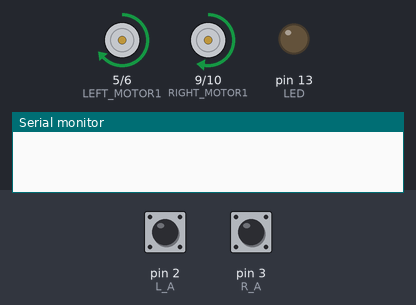
Recording of a sketch running on a simulated Arduino Uno, built with avr-gcc and run on an emulated ATmega328P. Parts: motor-driver pin pairs drawn as motors (green arrow = first pin HIGH = forward, orange = second pin HIGH = backward, longer = more drive), output pins drawn as LEDs (lit = HIGH), the last lines printed to the serial monitor. The inputs (shaded band) are chosen by the test bench; at power-on: pin 2 (L_A) HIGH, pin 3 (R_A) HIGH.

Above: at 0.05 s.
At 0.46 s:
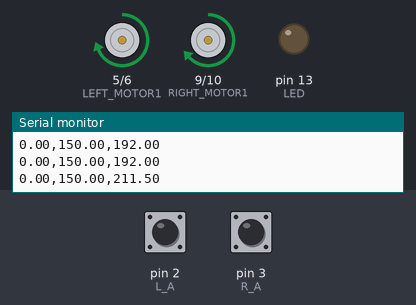
At 0.9 s:
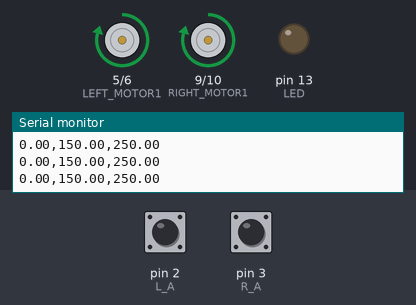
Timing chart, 0 to 2.4 s (numbered marks = the images above):
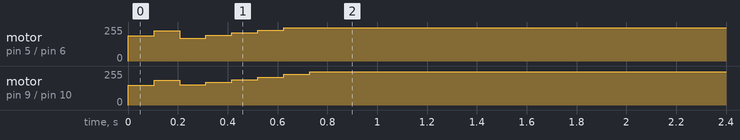

The sketch:

maze2.ino
```cpp
/*
  Differential drive with:
  - moveForward(mm), moveReverse(mm), turnCCW(deg), turnCW(deg), stopNow()
  - square demo: 300mm square at startup
  - anti-buzz end behavior: "done latch" with hysteresis + reduced min PWM near target
  Serial (optional):
    F <mm>
    T <deg>
    S
*/
#include <Arduino.h>
#include <PID_v1.h>
// ----- Pins -----
const uint8_t L_A = 2, L_B = 12; // left encoder A and B pins. A is the only one connected to the interrupt because uno only has 2 interrupt pins
const uint8_t R_A = 3, R_B = 11; // right encoder A and B pins. A is connected to interrupt pin 3.
#define LEFT_MOTOR1  5
#define LEFT_MOTOR2  6
#define RIGHT_MOTOR1 9
#define RIGHT_MOTOR2 10
#define KILL_WIRE 8 // not used anymore
#define LED 13 // builtin LED on arduino that can be used for debugging
// ----- Encoder counts -----
volatile long leftCount  = 0; // signed total encoder counts used to calculate distance traveled of the left wheel
volatile long rightCount = 0; // signed total encoder counts used to calculate distance traveled of the right wheel
// ----- Mechanics/encoder constants -----
const float WHEEL_RADIUS_MM = 120.0f; // radius in mm of the black side wheels
const float GEAR_RATIO = 30.0f;       // gear ratio is 30:1 so the motor/encoder spins 30 times for every 1 revolution of the wheel
const float COUNTS_PER_MOTOR_REV = 64.0f; // encoder pattern repeats 64 times per motor revolution
const float COUNTS_PER_OUTPUT_REV = COUNTS_PER_MOTOR_REV * GEAR_RATIO; // 1920 frequency for the grays encoding of the wheels
const float WHEEL_CIRCUM_MM = 2.0f * PI * WHEEL_RADIUS_MM; // circumference of the black side wheels needed to find distance traveled
const float MM_PER_COUNT = WHEEL_CIRCUM_MM / COUNTS_PER_OUTPUT_REV; // mm traveled of the wheel per encoder count
// ----- Robot geometry -----
const float ROBOT_RADIUS_MM = 100.2375f;          // center to wheel radius. Used to do point turns
const double MAX_SPEED = 2500;
const double BASE_POWER = 30;
const int PWM_MAX = 150; // max speed. 255 is very fast
const int PWM_MIN  = 60; // min speed. Going below this will make the motors stall
double kp = 0.36;
double ki = 1.3;
double kd = 0.07;

double lkp = 0.5;
double lki = 1.3;
double lkd = 0.07;

// ----- Moving Average Filter -----
const int MA_WINDOW_SIZE = 10;  // number of samples to average (adjust as needed: 3-10 typical)
double left_velocity_history[MA_WINDOW_SIZE];   // circular buffer for left velocity
double right_velocity_history[MA_WINDOW_SIZE];  // circular buffer for right velocity
int ma_index = 0;              // current index in circular buffer
bool ma_buffer_filled = false; // tracks if buffer has been filled at least once

// current velocity for the left wheel in mm/s (filtered)
double left_current_velocity_mm = 0.0;
// current velocity for the right wheel in mm/s (filtered)
double right_current_velocity_mm = 0.0;
// raw (unfiltered) velocity readings
double left_raw_velocity_mm = 0.0;
double right_raw_velocity_mm = 0.0;

double left_pid_out = 0.0;
double right_pid_out = 0.0;
// target velocity for the left wheel in mm/s
double left_target_velocity_mm = 300.0;
// targte velocity for the right wheel in mm/s
double right_target_velocity_mm = 300.0;

double distance_traveled = 0;

PID  leftPID(&left_current_velocity_mm,  &left_pid_out,  &left_target_velocity_mm,  lkp, lki, lkd, DIRECT);
PID rightPID(&right_current_velocity_mm, &right_pid_out, &right_target_velocity_mm, kp, ki, kd, DIRECT);

// ----- Moving Average Function -----
void updateMovingAverage(double left_raw, double right_raw) {
  // Store new values in circular buffer
  left_velocity_history[ma_index] = left_raw;
  right_velocity_history[ma_index] = right_raw;

  // Advance index (wrap around)
  ma_index = (ma_index + 1) % MA_WINDOW_SIZE;

  // Check if buffer is filled
  if (ma_index == 0) {
    ma_buffer_filled = true;
  }

  // Calculate number of samples to average
  int samples = ma_buffer_filled ? MA_WINDOW_SIZE : ma_index;
  if (samples == 0) samples = 1; // prevent division by zero on first call

  // Calculate averages
  double left_sum = 0.0;
  double right_sum = 0.0;
  for (int i = 0; i < samples; i++) {
    left_sum += left_velocity_history[i];
    right_sum += right_velocity_history[i];
  }

  left_current_velocity_mm = left_sum / samples;
  right_current_velocity_mm = right_sum / samples;
}

void initMovingAverage() {
  for (int i = 0; i < MA_WINDOW_SIZE; i++) {
    left_velocity_history[i] = 0.0;
    right_velocity_history[i] = 0.0;
  }
  ma_index = 0;
  ma_buffer_filled = false;
}

// ----- ISRs -----
void isrLeft() {
  // read from the other encoder pin to determine the direction of motion. Slightly lower resolution doing it this way
  // instead of two interrupts for both sides but arduino doesn't support that and its not really necessary
  if (digitalRead(L_B)) leftCount++;
  else leftCount--;
}
// Right encoder direction FLIPPED
void isrRight() {
  // see isrLeft
  if (digitalRead(R_B)) rightCount--;
  else rightCount++;
}
// ----- Helpers -----
void getCounts(long &l, long &r) {
  noInterrupts();
  l = leftCount;
  r = rightCount;
  interrupts();
}
// ----- Motor control -----
void setLeftMotor(int pwm) {
  pwm = constrain(pwm, -255, 255);
  if (pwm >= 0) { analogWrite(LEFT_MOTOR1, pwm);  analogWrite(LEFT_MOTOR2, 0); }
  else          { analogWrite(LEFT_MOTOR1, 0);    analogWrite(LEFT_MOTOR2, -pwm); }
}
void setRightMotor(int pwm) {
  pwm = constrain(pwm, -255, 255);
  if (pwm >= 0) { analogWrite(RIGHT_MOTOR1, pwm); analogWrite(RIGHT_MOTOR2, 0); }
  else          { analogWrite(RIGHT_MOTOR1, 0);   analogWrite(RIGHT_MOTOR2, -pwm); }
}
void setVelocity(float left, float right) {
  left_target_velocity_mm = left;
  right_target_velocity_mm = right;
}
void stopMotors() {
  setLeftMotor(0);
  setRightMotor(0);
}
void setup() {
  Serial.begin(115200);
  // configure encoder pins
  pinMode(L_A, INPUT_PULLUP); pinMode(L_B, INPUT_PULLUP);
  pinMode(R_A, INPUT_PULLUP); pinMode(R_B, INPUT_PULLUP);
  // set up interrupt
  attachInterrupt(digitalPinToInterrupt(L_A), isrLeft, RISING);
  attachInterrupt(digitalPinToInterrupt(R_A), isrRight, RISING);
  // configure motor control pins
  pinMode(LEFT_MOTOR1, OUTPUT);  pinMode(LEFT_MOTOR2, OUTPUT);
  pinMode(RIGHT_MOTOR1, OUTPUT); pinMode(RIGHT_MOTOR2, OUTPUT);
  // LED for debugging if necessary
  pinMode(LED, OUTPUT);

  stopMotors();
  initMovingAverage();  // Initialize moving average buffers
  leftPID.SetMode(AUTOMATIC);
  rightPID.SetMode(AUTOMATIC);
  leftPID.SetOutputLimits(-250, 250);
  rightPID.SetOutputLimits(-250, 250);
}


const int STRAIGHT = 0;
const int STOP_STRAIGHT = 1;
const int TURN = 2;
const int STOP_TURN = 3;
const int END = 4;

int state = STRAIGHT;

long int last_time = 0;
int iterations = 0;
void square_state_machine() {

  if (last_time == 0) {
    last_time = millis();
    return;
  }
  long int delta = millis() - last_time;
  last_time = millis();

  distance_traveled += left_current_velocity_mm * delta / 1000.0;

  if (state == STRAIGHT && distance_traveled >= 500) {
    state = STOP_STRAIGHT;
  }
  else if (state == STOP_STRAIGHT && left_current_velocity_mm == 0 && right_current_velocity_mm == 0) {
    state = TURN;
    distance_traveled = 0;
  }
  else if (state == TURN && distance_traveled >= 120) {
    state = STOP_TURN;
  }
  else if (state == STOP_TURN && left_current_velocity_mm == 0 && right_current_velocity_mm == 0) {
    if (iterations >= 3) {
      state = END;
      distance_traveled = 0;
    } else {
      iterations++;
      state = STRAIGHT;
      distance_traveled = 0;
    }
  }


  if (state == STRAIGHT) {
    left_target_velocity_mm = 150;
    right_target_velocity_mm = 150;
  }
  else if (state == STOP_STRAIGHT || state == STOP_TURN || state == END) {
    left_target_velocity_mm = 0;
    right_target_velocity_mm = 0;
  }
  else if (state == TURN) {
    left_target_velocity_mm = 150;
    right_target_velocity_mm = -150;
  }
}

void loop() {
  // first update velocity
  static unsigned long last_update = 0;
  static long last_left_count = 0;
  static long last_right_count = 0;
  if (last_update == 0) {
    last_update = micros();
    getCounts(last_left_count, last_right_count);
    return;
  }
  float dt = (micros() - last_update) / 1.0E6;
  last_update = micros();
  long new_left_count;
  long new_right_count;
  getCounts(new_left_count, new_right_count);

  // Calculate raw velocities
  left_raw_velocity_mm  = (new_left_count - last_left_count) * MM_PER_COUNT / dt;
  right_raw_velocity_mm = (new_right_count - last_right_count) * MM_PER_COUNT / dt;

  // Apply moving average filter to get smoothed velocities
  updateMovingAverage(left_raw_velocity_mm, right_raw_velocity_mm);

  last_left_count  = new_left_count;
  last_right_count = new_right_count;
  leftPID.Compute();
  rightPID.Compute();
  //left_pid_out  += (left_target_velocity_mm / MAX_SPEED) * BASE_POWER;
  //right_pid_out += (right_target_velocity_mm / MAX_SPEED) * BASE_POWER;
  left_pid_out = constrain(left_pid_out, -255, 255);
  right_pid_out = constrain(right_pid_out, -255, 255);
  static long last_print = 0;
  if (millis() - last_print > 20) {
    Serial.print(left_current_velocity_mm);  // filtered reading
    Serial.print(",");
    Serial.print(left_target_velocity_mm);
    Serial.print(",");
    Serial.println(left_pid_out);
    last_print = millis();
  }
  setLeftMotor(left_pid_out);
  setRightMotor(right_pid_out);

  square_state_machine();
  delay(50);
}
```

Measured:
- by itself, motor on pin 5 (LEFT_MOTOR1) / pin 6 (LEFT_MOTOR2): stopped → forward 189/255 at 0.00 s, → forward 228/255 0.10 s later, → forward 172/255 0.10 s later, → forward 192/255 0.10 s later, … (7 changes in this stretch)
- by itself, motor on pin 9 (RIGHT_MOTOR1) / pin 10 (RIGHT_MOTOR2): stopped → forward 147/255 at 0.00 s, → forward 186/255 0.10 s later, → forward 151/255 0.10 s later, → forward 171/255 0.10 s later, … (9 changes in this stretch)
